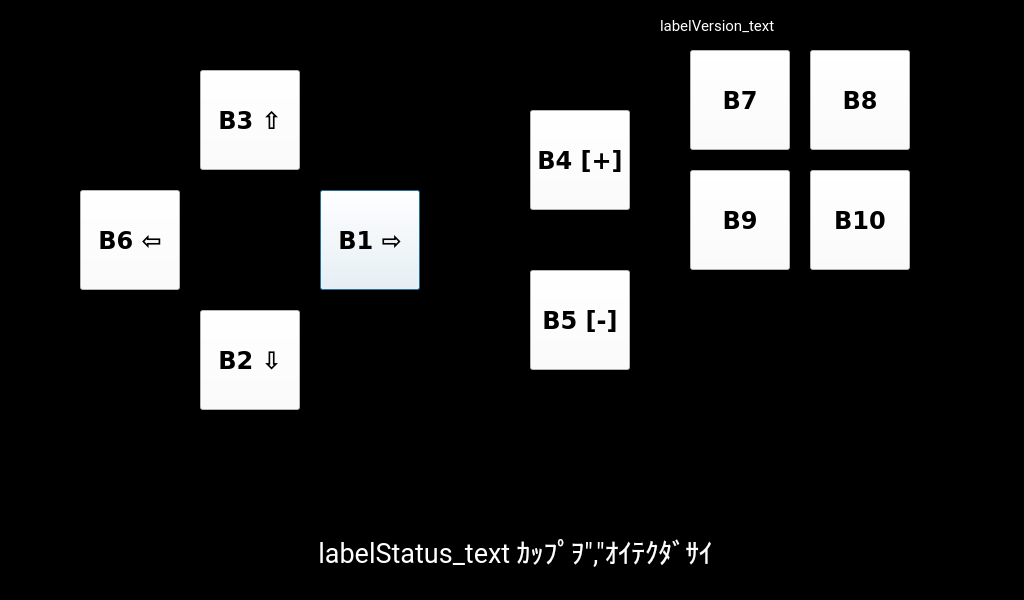
<?xml version="1.0" encoding="UTF-8"?>
<ui version="4.0">
 <class>FormProg</class>
 <widget class="QDialog" name="FormProg">
  <property name="geometry">
   <rect>
    <x>0</x>
    <y>0</y>
    <width>1024</width>
    <height>600</height>
   </rect>
  </property>
  <property name="palette">
   <palette>
    <active>
     <colorrole role="WindowText">
      <brush brushstyle="SolidPattern">
       <color alpha="255">
        <red>255</red>
        <green>255</green>
        <blue>255</blue>
       </color>
      </brush>
     </colorrole>
     <colorrole role="Button">
      <brush brushstyle="SolidPattern">
       <color alpha="255">
        <red>0</red>
        <green>0</green>
        <blue>0</blue>
       </color>
      </brush>
     </colorrole>
     <colorrole role="Text">
      <brush brushstyle="SolidPattern">
       <color alpha="255">
        <red>255</red>
        <green>255</green>
        <blue>255</blue>
       </color>
      </brush>
     </colorrole>
     <colorrole role="ButtonText">
      <brush brushstyle="SolidPattern">
       <color alpha="255">
        <red>255</red>
        <green>255</green>
        <blue>255</blue>
       </color>
      </brush>
     </colorrole>
     <colorrole role="Base">
      <brush brushstyle="SolidPattern">
       <color alpha="255">
        <red>0</red>
        <green>0</green>
        <blue>0</blue>
       </color>
      </brush>
     </colorrole>
     <colorrole role="Window">
      <brush brushstyle="SolidPattern">
       <color alpha="255">
        <red>0</red>
        <green>0</green>
        <blue>0</blue>
       </color>
      </brush>
     </colorrole>
    </active>
    <inactive>
     <colorrole role="WindowText">
      <brush brushstyle="SolidPattern">
       <color alpha="255">
        <red>255</red>
        <green>255</green>
        <blue>255</blue>
       </color>
      </brush>
     </colorrole>
     <colorrole role="Button">
      <brush brushstyle="SolidPattern">
       <color alpha="255">
        <red>0</red>
        <green>0</green>
        <blue>0</blue>
       </color>
      </brush>
     </colorrole>
     <colorrole role="Text">
      <brush brushstyle="SolidPattern">
       <color alpha="255">
        <red>255</red>
        <green>255</green>
        <blue>255</blue>
       </color>
      </brush>
     </colorrole>
     <colorrole role="ButtonText">
      <brush brushstyle="SolidPattern">
       <color alpha="255">
        <red>255</red>
        <green>255</green>
        <blue>255</blue>
       </color>
      </brush>
     </colorrole>
     <colorrole role="Base">
      <brush brushstyle="SolidPattern">
       <color alpha="255">
        <red>0</red>
        <green>0</green>
        <blue>0</blue>
       </color>
      </brush>
     </colorrole>
     <colorrole role="Window">
      <brush brushstyle="SolidPattern">
       <color alpha="255">
        <red>0</red>
        <green>0</green>
        <blue>0</blue>
       </color>
      </brush>
     </colorrole>
    </inactive>
    <disabled>
     <colorrole role="WindowText">
      <brush brushstyle="SolidPattern">
       <color alpha="255">
        <red>255</red>
        <green>255</green>
        <blue>255</blue>
       </color>
      </brush>
     </colorrole>
     <colorrole role="Button">
      <brush brushstyle="SolidPattern">
       <color alpha="255">
        <red>0</red>
        <green>0</green>
        <blue>0</blue>
       </color>
      </brush>
     </colorrole>
     <colorrole role="Text">
      <brush brushstyle="SolidPattern">
       <color alpha="255">
        <red>255</red>
        <green>255</green>
        <blue>255</blue>
       </color>
      </brush>
     </colorrole>
     <colorrole role="ButtonText">
      <brush brushstyle="SolidPattern">
       <color alpha="255">
        <red>255</red>
        <green>255</green>
        <blue>255</blue>
       </color>
      </brush>
     </colorrole>
     <colorrole role="Base">
      <brush brushstyle="SolidPattern">
       <color alpha="255">
        <red>0</red>
        <green>0</green>
        <blue>0</blue>
       </color>
      </brush>
     </colorrole>
     <colorrole role="Window">
      <brush brushstyle="SolidPattern">
       <color alpha="255">
        <red>0</red>
        <green>0</green>
        <blue>0</blue>
       </color>
      </brush>
     </colorrole>
    </disabled>
   </palette>
  </property>
  <property name="font">
   <font>
    <family>Roboto</family>
    <pointsize>13</pointsize>
   </font>
  </property>
  <property name="windowTitle">
   <string/>
  </property>
  <property name="styleSheet">
   <string notr="true">background-color:#000; color:#fff</string>
  </property>
  <widget class="QLabel" name="labelStatus">
   <property name="geometry">
    <rect>
     <x>20</x>
     <y>510</y>
     <width>991</width>
     <height>81</height>
    </rect>
   </property>
   <property name="font">
    <font>
     <family>Roboto</family>
     <pointsize>20</pointsize>
    </font>
   </property>
   <property name="autoFillBackground">
    <bool>false</bool>
   </property>
   <property name="text">
    <string>labelStatus_text ｶｯﾌﾟｦ&quot;,&quot;ｵｲﾃｸﾀﾞｻｲ</string>
   </property>
   <property name="textFormat">
    <enum>Qt::AutoText</enum>
   </property>
   <property name="alignment">
    <set>Qt::AlignCenter</set>
   </property>
  </widget>
  <widget class="QPushButton" name="buttonB1">
   <property name="geometry">
    <rect>
     <x>320</x>
     <y>190</y>
     <width>100</width>
     <height>100</height>
    </rect>
   </property>
   <property name="font">
    <font>
     <family>DejaVu Sans</family>
     <pointsize>18</pointsize>
     <weight>75</weight>
     <bold>true</bold>
    </font>
   </property>
   <property name="styleSheet">
    <string notr="true">background-color:#fff; color:#000</string>
   </property>
   <property name="text">
    <string>B1 ⇨</string>
   </property>
  </widget>
  <widget class="QPushButton" name="buttonB2">
   <property name="geometry">
    <rect>
     <x>200</x>
     <y>310</y>
     <width>100</width>
     <height>100</height>
    </rect>
   </property>
   <property name="font">
    <font>
     <family>DejaVu Sans</family>
     <pointsize>18</pointsize>
     <weight>75</weight>
     <bold>true</bold>
    </font>
   </property>
   <property name="styleSheet">
    <string notr="true">background-color:#fff; color:#000</string>
   </property>
   <property name="text">
    <string>B2 ⇩</string>
   </property>
  </widget>
  <widget class="QPushButton" name="buttonB3">
   <property name="geometry">
    <rect>
     <x>200</x>
     <y>70</y>
     <width>100</width>
     <height>100</height>
    </rect>
   </property>
   <property name="font">
    <font>
     <family>DejaVu Sans</family>
     <pointsize>18</pointsize>
     <weight>75</weight>
     <bold>true</bold>
    </font>
   </property>
   <property name="styleSheet">
    <string notr="true">background-color:#fff; color:#000</string>
   </property>
   <property name="text">
    <string>B3 ⇧</string>
   </property>
  </widget>
  <widget class="QPushButton" name="buttonB4">
   <property name="geometry">
    <rect>
     <x>530</x>
     <y>110</y>
     <width>100</width>
     <height>100</height>
    </rect>
   </property>
   <property name="font">
    <font>
     <family>DejaVu Sans</family>
     <pointsize>18</pointsize>
     <weight>75</weight>
     <bold>true</bold>
    </font>
   </property>
   <property name="styleSheet">
    <string notr="true">background-color:#fff; color:#000</string>
   </property>
   <property name="text">
    <string>B4 [+]</string>
   </property>
  </widget>
  <widget class="QPushButton" name="buttonB5">
   <property name="geometry">
    <rect>
     <x>530</x>
     <y>270</y>
     <width>100</width>
     <height>100</height>
    </rect>
   </property>
   <property name="font">
    <font>
     <family>DejaVu Sans</family>
     <pointsize>18</pointsize>
     <weight>75</weight>
     <bold>true</bold>
    </font>
   </property>
   <property name="styleSheet">
    <string notr="true">background-color:#fff; color:#000</string>
   </property>
   <property name="text">
    <string>B5 [-]</string>
   </property>
  </widget>
  <widget class="QPushButton" name="buttonB6">
   <property name="geometry">
    <rect>
     <x>80</x>
     <y>190</y>
     <width>100</width>
     <height>100</height>
    </rect>
   </property>
   <property name="font">
    <font>
     <family>DejaVu Sans</family>
     <pointsize>18</pointsize>
     <weight>75</weight>
     <bold>true</bold>
    </font>
   </property>
   <property name="styleSheet">
    <string notr="true">background-color:#fff; color:#000</string>
   </property>
   <property name="text">
    <string>B6 ⇦</string>
   </property>
  </widget>
  <widget class="QPushButton" name="buttonB7">
   <property name="geometry">
    <rect>
     <x>690</x>
     <y>50</y>
     <width>100</width>
     <height>100</height>
    </rect>
   </property>
   <property name="font">
    <font>
     <family>DejaVu Sans</family>
     <pointsize>18</pointsize>
     <weight>75</weight>
     <bold>true</bold>
    </font>
   </property>
   <property name="styleSheet">
    <string notr="true">background-color:#fff; color:#000</string>
   </property>
   <property name="text">
    <string>B7</string>
   </property>
  </widget>
  <widget class="QPushButton" name="buttonB8">
   <property name="geometry">
    <rect>
     <x>810</x>
     <y>50</y>
     <width>100</width>
     <height>100</height>
    </rect>
   </property>
   <property name="font">
    <font>
     <family>DejaVu Sans</family>
     <pointsize>18</pointsize>
     <weight>75</weight>
     <bold>true</bold>
    </font>
   </property>
   <property name="styleSheet">
    <string notr="true">background-color:#fff; color:#000</string>
   </property>
   <property name="text">
    <string>B8</string>
   </property>
  </widget>
  <widget class="QPushButton" name="buttonB9">
   <property name="geometry">
    <rect>
     <x>690</x>
     <y>170</y>
     <width>100</width>
     <height>100</height>
    </rect>
   </property>
   <property name="font">
    <font>
     <family>DejaVu Sans</family>
     <pointsize>18</pointsize>
     <weight>75</weight>
     <bold>true</bold>
    </font>
   </property>
   <property name="styleSheet">
    <string notr="true">background-color:#fff; color:#000</string>
   </property>
   <property name="text">
    <string>B9</string>
   </property>
  </widget>
  <widget class="QPushButton" name="buttonB10">
   <property name="geometry">
    <rect>
     <x>810</x>
     <y>170</y>
     <width>100</width>
     <height>100</height>
    </rect>
   </property>
   <property name="font">
    <font>
     <family>DejaVu Sans</family>
     <pointsize>18</pointsize>
     <weight>75</weight>
     <bold>true</bold>
    </font>
   </property>
   <property name="styleSheet">
    <string notr="true">background-color:#fff; color:#000</string>
   </property>
   <property name="text">
    <string>B10</string>
   </property>
  </widget>
  <widget class="QLabel" name="labelVersion">
   <property name="geometry">
    <rect>
     <x>660</x>
     <y>15</y>
     <width>364</width>
     <height>21</height>
    </rect>
   </property>
   <property name="font">
    <font>
     <family>Roboto</family>
     <pointsize>11</pointsize>
    </font>
   </property>
   <property name="text">
    <string>labelVersion_text</string>
   </property>
   <property name="textFormat">
    <enum>Qt::AutoText</enum>
   </property>
  </widget>
 </widget>
 <resources/>
 <connections/>
</ui>
